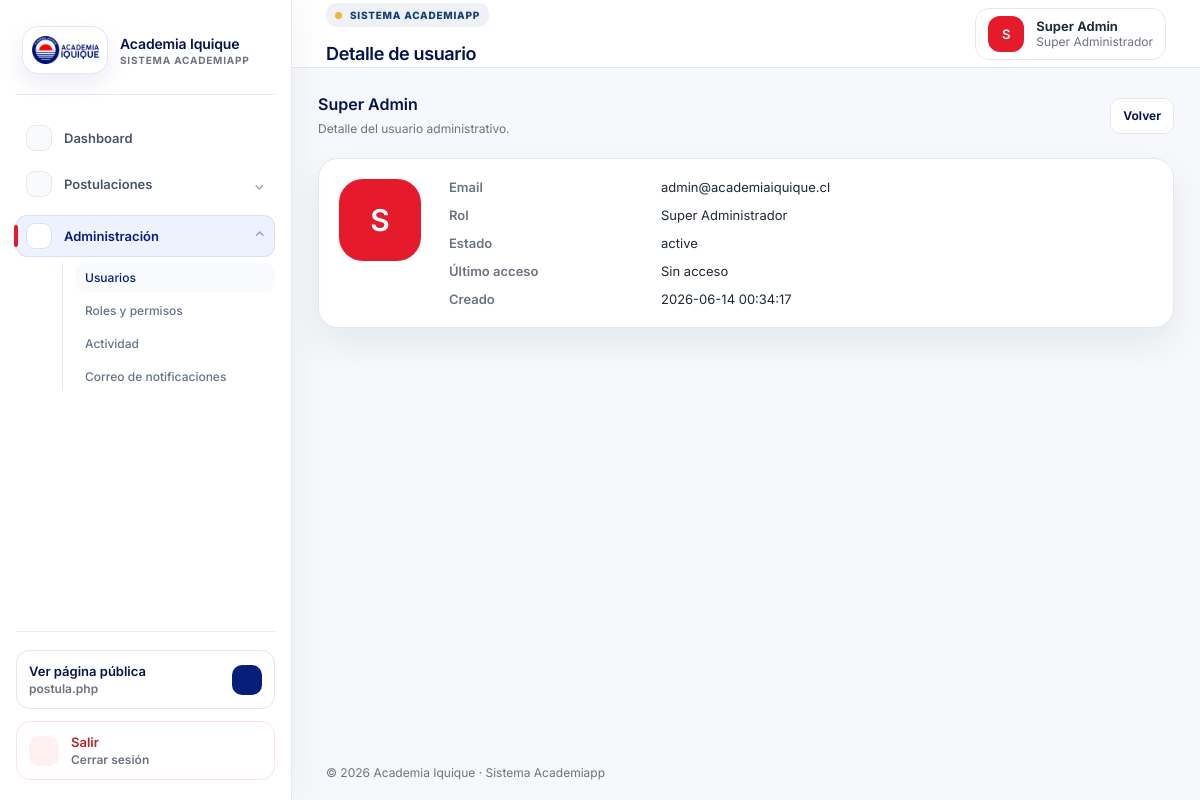
/users/show/1 (signed in), run on the app's committed database.
### tables this page shows
CREATE TABLE users (
  id BIGINT UNSIGNED AUTO_INCREMENT PRIMARY KEY,
  name VARCHAR(150) NOT NULL,
  email VARCHAR(180) NOT NULL UNIQUE,
  password VARCHAR(255) NOT NULL,
  role_id BIGINT UNSIGNED NOT NULL,
  status ENUM('active','inactive') NOT NULL DEFAULT 'active',
  last_login_at TIMESTAMP NULL,
  created_at TIMESTAMP NULL DEFAULT CURRENT_TIMESTAMP,
  updated_at TIMESTAMP NULL DEFAULT CURRENT_TIMESTAMP ON UPDATE CURRENT_TIMESTAMP,
  CONSTRAINT fk_users_role FOREIGN KEY (role_id) REFERENCES roles(id)
);

CREATE TABLE roles (
  id BIGINT UNSIGNED AUTO_INCREMENT PRIMARY KEY,
  name VARCHAR(100) NOT NULL,
  slug VARCHAR(120) NOT NULL UNIQUE,
  description TEXT NULL,
  created_at TIMESTAMP NULL DEFAULT CURRENT_TIMESTAMP,
  updated_at TIMESTAMP NULL DEFAULT CURRENT_TIMESTAMP ON UPDATE CURRENT_TIMESTAMP
);

### core/Controller.php (called while the page is built, shortened)
<?php
abstract class Controller
{
    protected function view(string $view, array $data = [], ?string $layout = 'layouts/app'): void
    {
        extract($data, EXTR_SKIP);
        $layoutFile = App::root('app/Views/' . $layout . '.php');
        require $layoutFile;
    }
}

### app/Controllers/UserController.php (called while the page is built, shortened)
<?php
final class UserController extends Controller
{
    public function show(int $id): void
    {
        $user = (new User())->findWithRole($id);
        $this->view('users/show', ['title' => 'Detalle de usuario', 'user' => $user]);
    }
}

### core/App.php (called while the page is built, shortened)
<?php
final class App
{
    private static string $root;
    private static array $config = [];
    private static string $basePath = '';
    public static function boot(string $root): void
    {
        self::$root = rtrim($root, '/');
        self::$config['app'] = require self::$root . '/config/app.php';
        date_default_timezone_set(self::$config['app']['timezone']);
        self::$basePath = self::detectBasePath();
        $router = new Router();
        $router->dispatch($_SERVER['REQUEST_METHOD'], self::requestPath());
    }
    public static function url(string $path = ''): string
    {
        $path = '/' . ltrim($path, '/');
        return (self::$basePath ?: '') . ($path === '/' ? '/' : $path);
    }
    private static function requestPath(): string
    {
        $path = parse_url($_SERVER['REQUEST_URI'] ?? '/', PHP_URL_PATH) ?: '/';
        return '/' . ltrim($path, '/');
    }
    private static function detectBasePath(): string
    {
        $script = str_replace('\\', '/', $_SERVER['SCRIPT_NAME'] ?? '');
        $base = rtrim(str_replace('\\', '/', dirname($script)), '/');
        return $base === '/' || $base === '.' ? '' : $base;
    }
}

### index.php (called while the page is built, shortened)
<?php
require_once __DIR__ . '/core/App.php';
App::boot(__DIR__);

### core/Session.php (called while the page is built, shortened)
<?php
final class Session
{
    public static function get(string $key, mixed $default = null): mixed { return $_SESSION[$key] ?? $default; }
}

### core/Auth.php (called while the page is built, shortened)
<?php
final class Auth
{
    public static function check(): bool { return (bool) Session::get('user_id'); }
    public static function user(): ?array
    {
        static $user = null;
        if ($user === null || ($user['id'] ?? null) !== Session::get('user_id')) {
            $user = (new User())->findWithRole((int) Session::get('user_id'));
        }
        return $user ?: null;
    }
    public static function can(string $permission): bool
    {
        $user = self::user();
        if (($user['role_slug'] ?? '') === 'super-administrador') { return true; }
        return (new Permission())->roleHasPermission((int) $user['role_id'], $permission);
    }
}

### core/Database.php (called while the page is built)
<?php
final class Database
{
    private static ?PDO $pdo = null;
    public static function connection(): PDO
    {
        if (self::$pdo === null) {
            $c = require App::root('config/database.php');
            $dsn = "{$c['driver']}:host={$c['host']};port={$c['port']};dbname={$c['database']};charset={$c['charset']}";
            self::$pdo = new PDO($dsn, $c['username'], $c['password'], [
                PDO::ATTR_ERRMODE => PDO::ERRMODE_EXCEPTION,
                PDO::ATTR_DEFAULT_FETCH_MODE => PDO::FETCH_ASSOC,
                PDO::ATTR_EMULATE_PREPARES => false,
            ]);
        }
        return self::$pdo;
    }
}

### core/Model.php (called while the page is built, shortened)
<?php
abstract class Model
{
    public function __construct() { $this->db = Database::connection(); }
}

### app/Models/User.php (called while the page is built, shortened)
<?php
final class User extends Model
{
    public function findWithRole(int $id): ?array
    {
        $stmt = $this->db->prepare('SELECT u.*, r.name role_name, r.slug role_slug FROM users u JOIN roles r ON r.id = u.role_id WHERE u.id = ?');
        $stmt->execute([$id]);
        return $stmt->fetch() ?: null;
    }
}

### app/Views/users/show.php (the view)
<div class="section-head"><div><h2><?= h($user['name']) ?></h2><p>Detalle del usuario administrativo.</p></div><a class="btn secondary" href="<?= App::url('/users') ?>">Volver</a></div>
<section class="panel-card detail-card"><div class="avatar big"><?= h(strtoupper(substr($user['name'],0,1))) ?></div><dl><dt>Email</dt><dd><?= h($user['email']) ?></dd><dt>Rol</dt><dd><?= h($user['role_name']) ?></dd><dt>Estado</dt><dd><?= h($user['status']) ?></dd><dt>Último acceso</dt><dd><?= h($user['last_login_at'] ?? 'Sin acceso') ?></dd><dt>Creado</dt><dd><?= h($user['created_at']) ?></dd></dl></section>

### core/Router.php (shortened to what this page needs)
<?php
final class Router
{
    private array $routes = [];
    private function add(string $method, string $uri, array|callable $action): void { $this->routes[$method][] = [$uri, $action]; }
    public function dispatch(string $method, string $uri): void
    {
        $uri = '/' . trim($uri, '/');
        foreach ($this->routes[$method] ?? [] as [$route, $action]) {
            $pattern = preg_replace('#\{[a-zA-Z_][a-zA-Z0-9_]*\}#', '([0-9]+)', $route);
            if (preg_match('#^' . $pattern . '$#', $uri, $matches)) {
                array_shift($matches);
                [$controller, $methodName] = $action;
                (new $controller())->{$methodName}(...$matches);
                return;
            }
        }
    }
}

### app/Views/layouts/navbar.php (shortened to what this page needs)
<header class="topbar">
    <div>
        <p class="eyebrow">Sistema Academiapp</p>
        <h1><?= h($title ?? 'Dashboard') ?></h1>
    </div>
    <div class="user-chip">
        <div class="avatar"><?= h(strtoupper(substr($user['name'] ?? 'AI', 0, 1))) ?></div>
        <div><strong><?= h($user['name'] ?? '') ?></strong><span><?= h($user['role_name'] ?? '') ?></span></div>
    </div>
</header>

### public/assets/css/app.css (style rules this page uses)
:root { --primary: #071D7A; --primary-dark: #04124D; --accent: #E51B2B; --white: #FFFFFF; --light: #F5F7FB; --text: #1F2937; --muted: #6B7280; --border: #E5E7EB; --shadow: 0 16px 36px rgba(15, 23, 42, .07); --radius: 20px; --surface-soft: #F8FAFC; --surface-muted: #F1F5F9; }
* { box-sizing: border-box; }
body { margin: 0; font-family: Inter, system-ui, -apple-system, BlinkMacSystemFont, "Segoe UI", sans-serif; color: var(--text); background: var(--light); }
a { color: inherit; text-decoration: none; }
.eyebrow { display: inline-flex; align-items: center; gap: 8px; width: fit-content; margin: 0 0 16px; padding: 8px 11px; border-radius: 10px; background: #edf2fb; color: #173b78; font-size: 11px; font-weight: 800; letter-spacing: .08em; text-transform: uppercase; }
.eyebrow::before { content: ""; width: 7px; height: 7px; border-radius: 50%; background: #f2b632; }
.app-shell { display: flex; min-height: 100vh; }
.app-shell { background: #f6f8fb; font-size: 13px; }
.app-shell .eyebrow { padding: 6px 9px; font-size: 10px; letter-spacing: .075em; background: #eef2f7; }
.app-shell strong { font-weight: 650; }
.topbar { height: 72px; background: rgba(255, 255, 255, .84); backdrop-filter: blur(18px); border-bottom: 1px solid var(--border); display: flex; align-items: center; gap: 18px; padding: 0 34px; position: sticky; top: 0; z-index: 10; }
.topbar h1 { font-size: 20px; font-weight: 600; margin: 0; color: var(--primary-dark); }
.user-chip { margin-left: auto; display: flex; align-items: center; gap: 12px; background: #fff; border: 1px solid var(--border); border-radius: 18px; padding: 9px 14px; }
.user-chip span { display: block; color: var(--muted); font-size: 12px; }
.avatar { width: 42px; height: 42px; border-radius: 14px; background: var(--accent); color: #fff; display: grid; place-items: center; font-weight: 600; }
.avatar.big { width: 82px; height: 82px; border-radius: 24px; font-size: 30px; }
.hero-card, .panel-card, .table-card, .filters-card, .stat-card { background: #fff; border: 1px solid var(--border); border-radius: var(--radius); box-shadow: 0 14px 34px rgba(15, 23, 42, .06); }
.panel-card { padding: 20px; }
.section-head { display: flex; align-items: center; justify-content: space-between; gap: 16px; margin-bottom: 20px; }
.section-head h2, .section-head h3 { margin: 0; color: var(--primary-dark); font-size: 17px; font-weight: 600; }
.section-head p { margin: 6px 0 0; color: var(--muted); }
.btn { border: 0; border-radius: 10px; padding: 10px 14px; font-size: 14px; font-weight: 600; cursor: pointer; }
.detail-card { display: flex; gap: 28px; align-items: flex-start; }
.detail-card dl { display: grid; grid-template-columns: 160px 1fr; gap: 12px; margin: 0; }
.detail-card dt { font-weight: 600; color: var(--muted); }
.btn.secondary { background: var(--surface-soft); color: var(--primary); border: 1px solid var(--border); }
.hero-card, .panel-card, .table-card, .filters-card, .stat-card { box-shadow: var(--shadow); }
.topbar { height: 68px; background: rgba(255, 255, 255, .94); }
.topbar h1 { font-size: 18px; letter-spacing: -.02em; }
.user-chip { border-radius: 14px; padding: 7px 12px; }
.user-chip strong { font-size: 13px; }
.avatar { width: 36px; height: 36px; border-radius: 12px; font-size: 13px; }
.section-head h2, .section-head h3 { font-size: 16px; }
.section-head p, .activity-item p, .message-cell, .form-grid label small { font-size: 12px; line-height: 1.5; }
.btn, .actions a, .actions button { min-height: 36px; display: inline-flex; align-items: center; justify-content: center; gap: 6px; border: 1px solid transparent; border-radius: 10px; padding: 8px 12px; font-size: 12px; font-weight: 650; line-height: 1.2; box-shadow: none; transition: background .18s ease, border-color .18s ease, color .18s ease, transform .18s ease; }
.btn.secondary, .actions a, .actions button { background: #fff; border-color: var(--border); color: var(--primary-dark); }

### data on the page
users: name "S", name "Super Admin", role.name "Super Administrador", email "admin@academiaiquique.cl", status "active", last_login_at "Sin acceso", created_at "2026-06-14 00:34:17"
